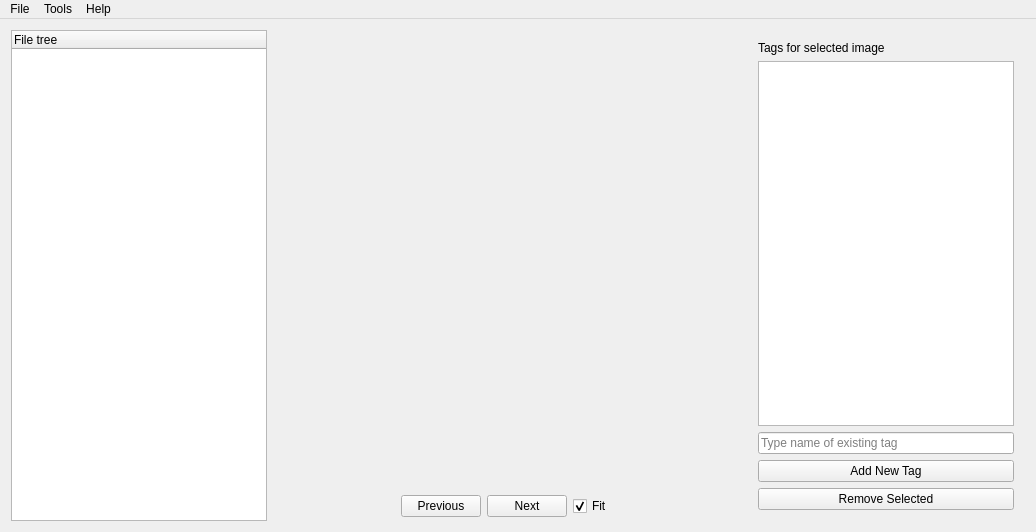
<?xml version="1.0" encoding="UTF-8"?>
<ui version="4.0">
 <class>MainWindow</class>
 <widget class="QMainWindow" name="MainWindow">
  <property name="geometry">
   <rect>
    <x>0</x>
    <y>0</y>
    <width>1036</width>
    <height>532</height>
   </rect>
  </property>
  <property name="windowTitle">
   <string>hintergrund-ui</string>
  </property>
  <widget class="QWidget" name="centralWidget">
   <layout class="QHBoxLayout" name="horizontalLayout">
    <item>
     <widget class="QTreeWidget" name="file_tree">
      <property name="sizePolicy">
       <sizepolicy hsizetype="Fixed" vsizetype="Expanding">
        <horstretch>0</horstretch>
        <verstretch>0</verstretch>
       </sizepolicy>
      </property>
      <column>
       <property name="text">
        <string notr="true">File tree</string>
       </property>
      </column>
     </widget>
    </item>
    <item>
     <widget class="QFrame" name="frame_center">
      <property name="sizePolicy">
       <sizepolicy hsizetype="Minimum" vsizetype="Preferred">
        <horstretch>0</horstretch>
        <verstretch>0</verstretch>
       </sizepolicy>
      </property>
      <property name="frameShape">
       <enum>QFrame::NoFrame</enum>
      </property>
      <property name="frameShadow">
       <enum>QFrame::Raised</enum>
      </property>
      <layout class="QVBoxLayout" name="verticalLayout_2">
       <property name="leftMargin">
        <number>2</number>
       </property>
       <property name="topMargin">
        <number>2</number>
       </property>
       <property name="rightMargin">
        <number>2</number>
       </property>
       <property name="bottomMargin">
        <number>2</number>
       </property>
       <item>
        <widget class="QLabel" name="lbl_image">
         <property name="sizePolicy">
          <sizepolicy hsizetype="Minimum" vsizetype="Expanding">
           <horstretch>0</horstretch>
           <verstretch>0</verstretch>
          </sizepolicy>
         </property>
         <property name="text">
          <string/>
         </property>
        </widget>
       </item>
       <item>
        <widget class="QFrame" name="frame">
         <property name="sizePolicy">
          <sizepolicy hsizetype="Preferred" vsizetype="Minimum">
           <horstretch>0</horstretch>
           <verstretch>0</verstretch>
          </sizepolicy>
         </property>
         <property name="frameShape">
          <enum>QFrame::NoFrame</enum>
         </property>
         <property name="frameShadow">
          <enum>QFrame::Raised</enum>
         </property>
         <layout class="QHBoxLayout" name="horizontalLayout_2">
          <property name="leftMargin">
           <number>2</number>
          </property>
          <property name="topMargin">
           <number>2</number>
          </property>
          <property name="rightMargin">
           <number>2</number>
          </property>
          <property name="bottomMargin">
           <number>2</number>
          </property>
          <item>
           <spacer name="horizontalSpacer">
            <property name="orientation">
             <enum>Qt::Horizontal</enum>
            </property>
            <property name="sizeHint" stdset="0">
             <size>
              <width>40</width>
              <height>20</height>
             </size>
            </property>
           </spacer>
          </item>
          <item>
           <widget class="QPushButton" name="btn_prev">
            <property name="text">
             <string>Previous</string>
            </property>
           </widget>
          </item>
          <item>
           <widget class="QPushButton" name="btn_next">
            <property name="text">
             <string>Next</string>
            </property>
           </widget>
          </item>
          <item>
           <widget class="QCheckBox" name="cb_fit">
            <property name="text">
             <string>Fit</string>
            </property>
            <property name="checked">
             <bool>true</bool>
            </property>
           </widget>
          </item>
          <item>
           <spacer name="horizontalSpacer_2">
            <property name="orientation">
             <enum>Qt::Horizontal</enum>
            </property>
            <property name="sizeHint" stdset="0">
             <size>
              <width>40</width>
              <height>20</height>
             </size>
            </property>
           </spacer>
          </item>
         </layout>
        </widget>
       </item>
      </layout>
     </widget>
    </item>
    <item>
     <widget class="QFrame" name="frame_options">
      <property name="sizePolicy">
       <sizepolicy hsizetype="Fixed" vsizetype="Minimum">
        <horstretch>0</horstretch>
        <verstretch>0</verstretch>
       </sizepolicy>
      </property>
      <property name="frameShape">
       <enum>QFrame::NoFrame</enum>
      </property>
      <property name="frameShadow">
       <enum>QFrame::Raised</enum>
      </property>
      <layout class="QVBoxLayout" name="verticalLayout">
       <item>
        <widget class="QLabel" name="lbl_tags">
         <property name="text">
          <string>Tags for selected image</string>
         </property>
        </widget>
       </item>
       <item>
        <widget class="QListWidget" name="list_tags">
         <property name="sizePolicy">
          <sizepolicy hsizetype="Minimum" vsizetype="Expanding">
           <horstretch>0</horstretch>
           <verstretch>0</verstretch>
          </sizepolicy>
         </property>
        </widget>
       </item>
       <item>
        <widget class="QLineEdit" name="txt_new_label">
         <property name="placeholderText">
          <string>Type name of existing tag</string>
         </property>
        </widget>
       </item>
       <item>
        <widget class="QPushButton" name="btn_add_tag">
         <property name="text">
          <string>Add New Tag</string>
         </property>
        </widget>
       </item>
       <item>
        <widget class="QPushButton" name="btn_remove_selected">
         <property name="text">
          <string>Remove Selected</string>
         </property>
        </widget>
       </item>
      </layout>
     </widget>
    </item>
   </layout>
  </widget>
  <widget class="QMenuBar" name="menuBar">
   <property name="geometry">
    <rect>
     <x>0</x>
     <y>0</y>
     <width>1036</width>
     <height>20</height>
    </rect>
   </property>
   <widget class="QMenu" name="menu">
    <property name="title">
     <string>File</string>
    </property>
    <addaction name="actionOpen"/>
    <addaction name="actionSave"/>
    <addaction name="actionQuit"/>
   </widget>
   <widget class="QMenu" name="menuView">
    <property name="title">
     <string>Tools</string>
    </property>
    <addaction name="actionView_Tags"/>
    <addaction name="actionSettings"/>
    <addaction name="actionRules"/>
   </widget>
   <widget class="QMenu" name="menuHelp">
    <property name="title">
     <string>Help</string>
    </property>
    <addaction name="actionAbout"/>
    <addaction name="actionAbout_Qt"/>
   </widget>
   <addaction name="menu"/>
   <addaction name="menuView"/>
   <addaction name="menuHelp"/>
  </widget>
  <action name="actionAbout">
   <property name="text">
    <string>About</string>
   </property>
  </action>
  <action name="actionOpen">
   <property name="text">
    <string>Open</string>
   </property>
   <property name="shortcut">
    <string>Ctrl+O</string>
   </property>
  </action>
  <action name="actionSave">
   <property name="text">
    <string>Save</string>
   </property>
   <property name="shortcut">
    <string>Ctrl+S</string>
   </property>
  </action>
  <action name="actionAbout_Qt">
   <property name="text">
    <string>About Qt</string>
   </property>
  </action>
  <action name="actionQuit">
   <property name="text">
    <string>Quit</string>
   </property>
   <property name="shortcut">
    <string>Alt+F4</string>
   </property>
  </action>
  <action name="actionView_Tags">
   <property name="enabled">
    <bool>false</bool>
   </property>
   <property name="text">
    <string>Tags</string>
   </property>
  </action>
  <action name="actionSettings">
   <property name="enabled">
    <bool>false</bool>
   </property>
   <property name="text">
    <string>Settings</string>
   </property>
  </action>
  <action name="actionRules">
   <property name="enabled">
    <bool>false</bool>
   </property>
   <property name="text">
    <string>Rules</string>
   </property>
  </action>
 </widget>
 <layoutdefault spacing="6" margin="11"/>
 <resources/>
 <connections/>
</ui>
